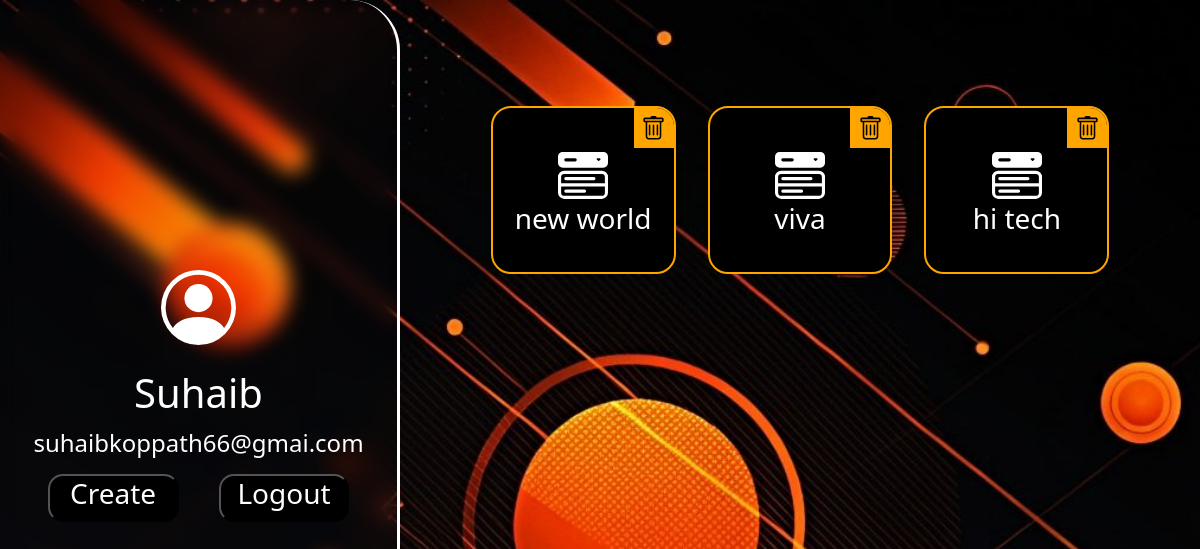
Before: / (signed in) with the older database file.
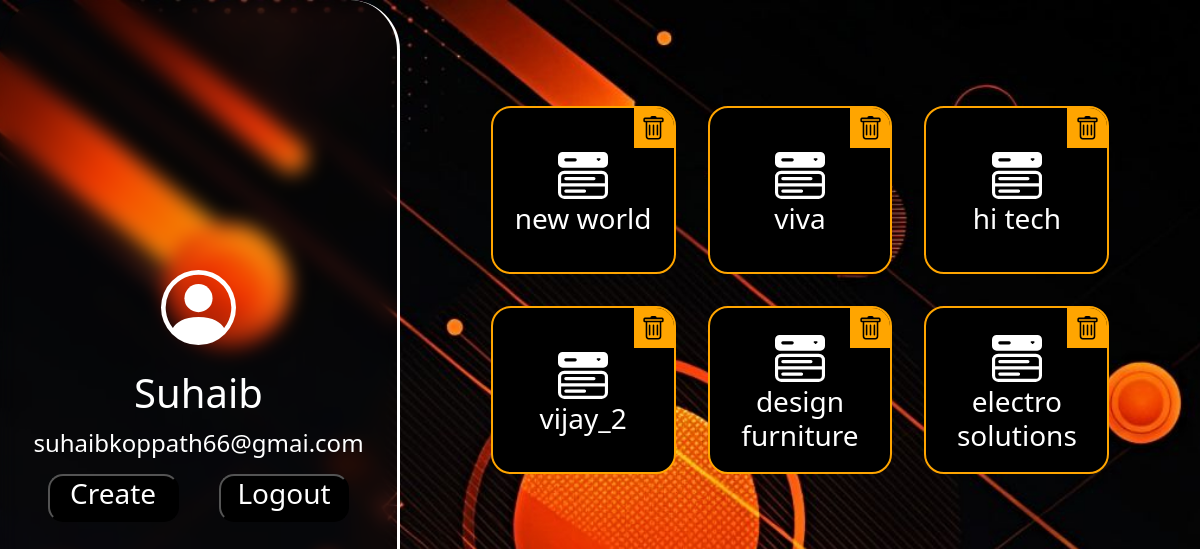
After: the same page with the newer database file.
### Home_Page/models.py (models this page shows)
class ProjectInfo(models.Model):
    user = models.ForeignKey(User, related_name="Projects", on_delete=models.CASCADE)
    project = models.CharField(max_length=50,null=True)

### Home_Page/views.py (the view, shortened to what this page needs)
# urls.py: path('',views.Home_Page,name="Home"),
def Home_Page(request):
    if request.user.is_authenticated:
        name = request.user.username
        user = User.objects.get(username=name)
        msg = ""
        project = user.Projects.all()
        length = len(project)
        Data={
            "User":user,
            "Project":project,
            "Length":length,
            "msg":msg,
        }
        return render(request,'Home.html',Data)

### Templates/Home.html (shortened to what this page needs)
{% extends "Base.html" %}
{% block Style %}
    {% load static %}
{% endblock %}
{% block Content %}
        <div class="row col-12">
            <div class="col-12 col-md-4 Home_User ">
                <h1 class="mt-4  ">{{User.username}}</h1>
                <h4 class="mt-1  ">{{User.email}}</h4>
                <div class="row col-11">
                    <div class="col-6  d-flex justify-content-center align-items-center">
                        <div class="col-12 p-2 row">
                            <button class="col-12 btn-class" onclick="ProjectNameCreate()"><h3>Create</h3></button>
                        </div>
                    </div>
                    <div class="col-6  d-flex justify-content-center align-items-center">
                        <div class="col-12 p-2 row">
                            <button class="col-12 btn-class" onclick="GotoLogoutPage()"><h3>Logout</h3></button>
                        </div>
                    </div>
                </div>
            </div>
            <div class="col-12 col-md-8 d-flex justify-content-center flex-column align-items-center">
                <div class="project-names col-12 col-md-10 ">
                    {% if Project %}
                        <div id="ProjectNames" class="row">
                            {% for obj in User.Projects.all %}
                                <div class="col-6 col-md-4 p-3  box-name "  onclick="GotoProjectPage('{{obj.project}}')">
                                    <div class="uniquename p-2 d-flex justify-content-center flex-column align-items-center">
                                        <h3 style="text-align: center;">{{obj.project}}</h3>
                                        <div onclick="Delete('{{obj.project}}',event)" class="trash d-flex justify-content-center align-items-center">
                                        </div>
                                    </div>
                                </div>
                            {% endfor %}
                        </div>
                    {% else %}
                        {% include 'CreateProject.html' %}
                    {% endif %}
                </div>
            </div>
        </div>
{% endblock %}

### Templates/Base.html (shortened to what this page needs)
{% load static %}
<!DOCTYPE html>
<html lang="en">
<head>
    <link href="https://cdn.jsdelivr.net/npm/bootstrap@5.0.2/dist/css/bootstrap.min.css" rel="stylesheet">
</head>
<body>
    {% block Content %}
    {% endblock %}
</body>
</html>

### Templates/Home.html (style rules this page uses)
.Home_User { backdrop-filter: blur(10px); height: 100vh; display: flex; justify-content: center; align-items: center; flex-direction: column; border-radius: 50px; border-right: 3px solid white; }
.btn-class , .btn-Confirm:hover { border-radius: 15px; background-color: black; color: white; }
.project-names { height: 80vh; border-radius: 25px; padding: 10px; }
.box-name { min-height: 25vh; }
.uniquename { position: relative; color: rgb(255, 255, 255); background-color: black; border: 2px solid orange; height: 100%; border-radius: 20px; overflow: hidden; }
.trash { width: 40px; height: 40px; position: absolute; top: 0px; right: 0px; background-color: orange; color:black; z-index: 5; }

Changed rows visible on the page:
added ProjectInfo: project "vijay_2"
added ProjectInfo: project "design furniture"
added ProjectInfo: project "electro solutions"
